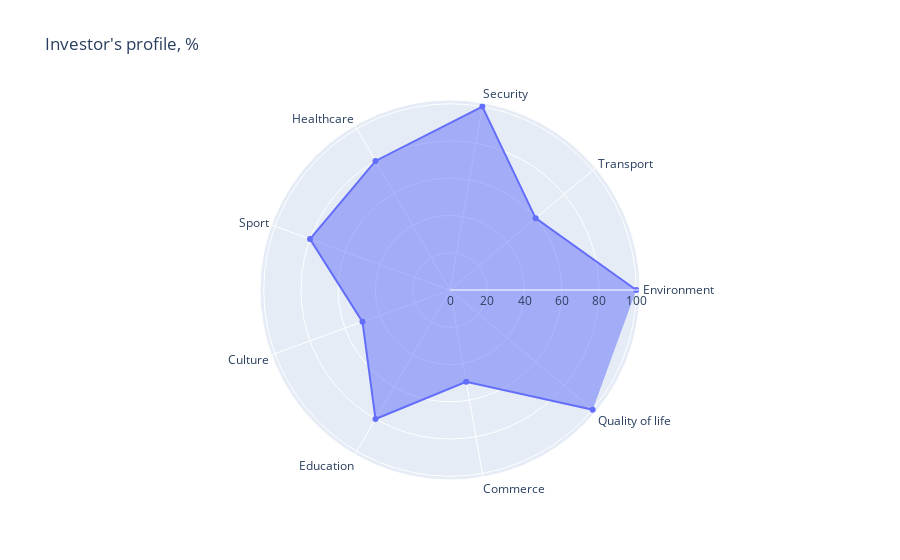

Write notebook code for a chart like this one.
### Code cell
labels=list(weights.columns.values)
stats=weights.loc[0,labels].values*100

weight_rdr = go.Figure(data=go.Scatterpolar(r=stats, theta=labels, fill='toself'))
weight_rdr.update_layout(polar=dict(radialaxis=dict(visible=True),),showlegend=False,title='Investor\'s profile, %')
weight_rdr.show()

### Figure 1 — Plotly figure (JSON) as saved in the notebook; plotly's stock layout.template omitted (floating-point values rounded to 4 significant figures)
{"data": [{"fill": "toself", "r": [100, 60, 100, 80, 80, 50, 80, 50, 100], "theta": ["Environment", "Transport", "Security", "Healthcare", "Sport", "Culture", "Education", "Commerce", "Quality of life"], "type": "scatterpolar"}], "layout": {"polar": {"radialaxis": {"visible": true}}, "showlegend": false, "title": {"text": "Investor's profile, %"}}}
